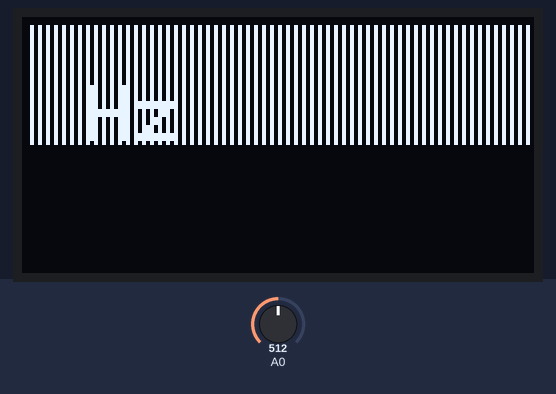
Simulated run of this sketch. Board: Arduino Uno, built with avr-gcc and run on an emulated ATmega328P. On the bench: 128×64 one-colour display. The test bench sets the inputs (shaded band); at power-on: A0 = 512. What the sketch prints to the serial monitor is not drawn.

Above: at 0.5 s.

The sketch:

fftOLED_peak.ino
```cpp
/*
 * Arduino Real-time Spectrum Analizer
 *
 * install Adafruit_GFX library
 * install Adafruit_SSD1306 library: verson 1.0.0 ~ 1.1.2 driver
 * install fix_fit library
 */

#include <fix_fft.h>                                  //library to perfom the Fast Fourier Transform
#include <Wire.h>                                     //I2C library for OLED
#include <Adafruit_GFX.h>                             //graphics library for OLED
#include <Adafruit_SSD1306.h>                         //OLED driver

#define OLED_RESET 4                                  //OLED reset, not hooked up but required by library
Adafruit_SSD1306 display(OLED_RESET);                 //declare instance of OLED library called display

char im[128],data[128],lastpass[64];                              //variables for the FFT
char x = 0, ylim = 60;                                //variables for drawing the graphics
int i = 0, val;                                       //counters

void setup()
{
  Serial.begin(9600);
  display.begin(SSD1306_SWITCHCAPVCC,0x3C);           //begin OLED @ hex addy 0x3C
  display.setTextSize(1);                             //set OLED text size to 1 (1-6)
  display.setTextColor(WHITE);                        //set text color to white
  display.clearDisplay();                             //clear display
  analogReference(DEFAULT);                           // Use default (5v) aref voltage.
  for (int z=0; z<64; z++) {lastpass[z]=80;};
};

void loop()
{
  int min=1024, max=0,high=0,index=0;                                //set minumum & maximum ADC values
  for (i = 0; i < 128; i++) {                         //take 128 samples
    val = analogRead(A0);                             //get audio from Analog 0
    data[i] = val / 4 - 128;                          //each element of array is val/4-128
    im[i] = 0;                                        //
    if(val>max) max=val;                              //capture maximum level
    if(val<min) min=val;                              //capture minimum level
  };

  fix_fft(data, im, 7, 0);                            //perform the FFT on data

  display.clearDisplay();                             //clear display
  for (i = 1; i < 64; i++) {                          // In the current design, 60Hz and noise
   if(i!=41) data[i] = sqrt(data[i] * data[i] + im[i] * im[i]);
   if(data[i]>high) {high=data[i];index=i;};
   display.drawFastVLine(2*i, 2,lastpass[i],WHITE);
   lastpass[i]=30-data[i];

  };
  Serial.print(high,DEC);
  Serial.print(" ");
  Serial.println(index,DEC);
  display.setTextSize(2);

display.setTextColor(WHITE);
display.setCursor(5,17);
if(index>4&& index!=41)display.print(index*71-7);
display.print(" Hz");
display.display();                                  //show the buffer
};
```

ADXL345.cpp
```cpp
// (licence header left out)
#include "ADXL345.h"
#include <Wire.h>

int ADXL345::writeRegister(byte reg_addr, int nbytes, byte *buffer)
{
	int written_bytes;

	Wire.beginTransmission(ADXL345::ADDRESS);
	Wire.write(reg_addr);
	written_bytes = Wire.write(buffer, nbytes);
	Wire.endTransmission();

	return written_bytes;
}

int ADXL345::readRegister(byte reg_addr, int nbytes, byte *buffer)
{
	int idx = 0;

	Wire.beginTransmission(ADXL345::ADDRESS);
	Wire.write(reg_addr);
	Wire.endTransmission();

	Wire.requestFrom(ADXL345::ADDRESS, nbytes);

	while(Wire.available() && idx < nbytes)
	{
		buffer[idx++] = Wire.read();
	}

	return idx;
}

ADXL345::ADXL345()
{
	Wire.begin();

	zG[0] = -20;
	zG[1] =  15;
	zG[2] = -23;
}

void ADXL345::begin()
{
	byte data = 0x08;
	writeRegister(ADXL345::POWER_CTL, 1, &data);
}

void ADXL345::end()
{
	byte data = 0x00;
	writeRegister(ADXL345::POWER_CTL, 1, &data);
}

void ADXL345::read(double *x, double *y, double *z)
{
	byte buffer[6];

	readRegister(ADXL345::DATAX0, 6, buffer);

	*x = ((buffer[0] + (buffer[1] << 8)) - zG[0])/256.0;
	*y = ((buffer[2] + (buffer[3] << 8)) - zG[1])/256.0;
	*z = ((buffer[4] + (buffer[5] << 8)) - zG[2])/256.0;
}

void ADXL345::read(int *x, int *y, int *z)
{
	byte buffer[6];

	readRegister(ADXL345::DATAX0, 6, buffer);

	*x = buffer[0] + (buffer[1] << 8);
	*y = buffer[2] + (buffer[3] << 8);
	*z = buffer[4] + (buffer[5] << 8);
}


void ADXL345::setRange(range_t range)
{
	switch(range)
	{
		case RANGE_16G:
		case RANGE_8G:
		case RANGE_4G:
		case RANGE_2G:
			writeRegister(ADXL345::DATA_FORMAT, 1, (byte *)&range);
			break;
	}
}

void ADXL345::setZeroG(double x, double y, double z)
{
	zG[0] = x*256.0;
	zG[1] = y*256.0;
	zG[2] = z*256.0;
}

void ADXL345::setZeroG(int x, int y, int z)
{
	zG[0] = x;
	zG[1] = y;
	zG[2] = z;
}
```

ADXL345.h
```cpp
// (licence header left out)
#ifndef _ADXL345_H
#define _ADXL345_H

#include <Arduino.h>

// All functions return -1 on error and 0 on success
class ADXL345
{
	private:
		/* ADXL345 Registers */
		enum info_t
		{
			DEVID          = 0x00,
			THRESH_TAP     = 0x1D,
			OFSX           = 0x1E,
			OFSY           = 0x1F,
			OFSZ           = 0x20,
			DUR            = 0x21,
			Latent         = 0x22,
			Window         = 0x23,
			THRESH_ACT     = 0x24,
			THRESH_INACT   = 0x25,
			TIME_INACT     = 0x26,
			ACT_INACT_CTL  = 0x27,
			THRESH_FF      = 0x28,
			TIME_FF        = 0x29,
			TAP_AXES       = 0x2A,
			ACT_TAP_STATUS = 0x2B,
			BW_RATE        = 0x2C,
			POWER_CTL      = 0x2D,
			INT_ENABLE     = 0x2E,
			INT_MAP        = 0x2F,
			INT_SOURCE     = 0x30,
			DATA_FORMAT    = 0x31,
			DATAX0         = 0x32,
			DATAX1         = 0x33,
			DATAY0         = 0x34,
			DATAY1         = 0x35,
			DATAZ0         = 0x36,
			DATAZ1         = 0x37,
			FIFO_CTL       = 0x38,
			FIFO_STATUS    = 0x39,
			ADDRESS        = 0xA7 >> 1
		};


		int zG[3];
		int readRegister(byte reg_addr, int nbytes, byte *buffer);
		int writeRegister(byte reg_addr, int nbytes, byte *buffer);

	public:
		enum range_t
		{
			RANGE_16G = 0x0B,
			RANGE_8G  = 0x0A,
			RANGE_4G  = 0x09,
			RANGE_2G  = 0x08
		};

		ADXL345();

		void begin();
		void end();

		//G Reading
		void read(double *x, double *y, double *z);

		//Raw reading
		void read(int *x, int *y, int *z);

		//Unit must be res_t
		void setRange(range_t range);

		//Unit must be G
		void setZeroG(double x, double y, double z);

		//Unit must be "Raw"
		void setZeroG(int x, int y, int z);
};

#endif // _ADXL345_H
```

NDIR_SoftwareSerial.cpp
```cpp
/*
Description:
This is a example code for Sandbox Electronics NDIR CO2 sensor module.
You can get one of those products on
http://sandboxelectronics.com

Version:
V1.2

Release Date:
2019-01-10

Author:
Tiequan Shao          support@sandboxelectronics.com

Lisence:
CC BY-NC-SA 3.0

Please keep the above information when you use this code in your project.
*/

#include <SoftwareSerial.h>
#include "NDIR_SoftwareSerial.h"
#define  RECEIVE_TIMEOUT  (100)

#if ARDUINO >= 100
    #include "Arduino.h"
#else
    #include "WProgram.h"
#endif

class SoftwareSerial;

uint8_t NDIR_SoftwareSerial::cmd_measure[9]                = {0xFF,0x01,0x9C,0x00,0x00,0x00,0x00,0x00,0x63};
uint8_t NDIR_SoftwareSerial::cmd_calibrateZero[9]          = {0xFF,0x01,0x87,0x00,0x00,0x00,0x00,0x00,0x78};
uint8_t NDIR_SoftwareSerial::cmd_enableAutoCalibration[9]  = {0xFF,0x01,0x79,0xA0,0x00,0x00,0x00,0x00,0xE6};
uint8_t NDIR_SoftwareSerial::cmd_disableAutoCalibration[9] = {0xFF,0x01,0x79,0x00,0x00,0x00,0x00,0x00,0x86};

NDIR_SoftwareSerial::NDIR_SoftwareSerial(uint8_t rx_pin, uint8_t tx_pin) : serial(rx_pin, tx_pin, false)
{
}


uint8_t NDIR_SoftwareSerial::begin()
{
    serial.begin(9600);

    if (measure()) {
        return true;
    } else {
        return false;
    }
}

uint8_t NDIR_SoftwareSerial::measure()
{
    uint8_t i;
    uint8_t buf[9];
    uint32_t start = millis();

    serial.flush();

    for (i=0; i<9; i++) {
        serial.write(cmd_measure[i]);
    }

    for (i=0; i<9;) {
        if (serial.available()) {
            buf[i++] = serial.read();
        }

        if (millis() - start > RECEIVE_TIMEOUT) {
            return false;
        }
    }

    if (parse(buf)) {
        return true;
    }

    return false;
}


void NDIR_SoftwareSerial::calibrateZero()
{
    uint8_t i;

    for (i=0; i<9; i++) {
        serial.write(cmd_calibrateZero[i]);
    }
}


void NDIR_SoftwareSerial::enableAutoCalibration()
{
    uint8_t i;

    for (i=0; i<9; i++) {
        serial.write(cmd_enableAutoCalibration[i]);
    }
}


void NDIR_SoftwareSerial::disableAutoCalibration()
{
    uint8_t i;

    for (i=0; i<9; i++) {
        serial.write(cmd_disableAutoCalibration[i]);
    }
}


uint8_t NDIR_SoftwareSerial::parse(uint8_t *pbuf)
{
    uint8_t i;
    uint8_t checksum = 0;

    for (i=0; i<9; i++) {
        checksum += pbuf[i];
    }

    if (pbuf[0] == 0xFF && pbuf[1] == 0x9C && checksum == 0xFF) {
        ppm = (uint32_t)pbuf[2] << 24 | (uint32_t)pbuf[3] << 16 | (uint32_t)pbuf[4] << 8 | pbuf[5];
        return true;
    } else {
        return false;
    }
}
```

NDIR_SoftwareSerial.h
```cpp
/*
Description:
This is a example code for Sandbox Electronics NDIR CO2 sensor module.
You can get one of those products on
http://sandboxelectronics.com

Version:
V1.2

Release Date:
2019-01-10

Author:
Tiequan Shao          support@sandboxelectronics.com

Lisence:
CC BY-NC-SA 3.0

Please keep the above information when you use this code in your project.
*/

#ifndef _NDIR_SOFTWARE_SERIAL_H_
#define _NDIR_SOFTWARE_SERIAL_H_

class NDIR_SoftwareSerial {
    public:
        NDIR_SoftwareSerial(uint8_t rx_pin, uint8_t tx_pin);

        uint32_t ppm;

        uint8_t  begin();
        uint8_t  measure();
        void     calibrateZero();
        void     enableAutoCalibration();
        void     disableAutoCalibration();

    private:
        SoftwareSerial serial;

        uint8_t  parse(uint8_t *pbuf);

        static uint8_t cmd_measure[9];
        static uint8_t cmd_calibrateZero[9];
        static uint8_t cmd_enableAutoCalibration[9];
        static uint8_t cmd_disableAutoCalibration[9];
};
#endif
```
